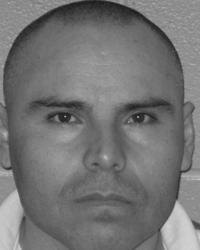
%> input picture PRIP/photos/MISC_001.jpg, 200 x 250 px
$ octave --eval "result = imageFiltering(imread('PRIP/photos/MISC_001.jpg'));"   (GNU Octave 9; MATLAB toolbox functions it lacks are replaced by stand-ins)
%> lines starting %> are read from the running program, lines starting %| are printed output that depends on the picture
function [dogimg, csdnimg, gaussian] = imageFiltering(img)
    dogimg = dog(img, 2, 4);
    csdnimg = csdn(img, 16);
    gaussian = imgaussfilt(img, 2);
end

function dogimg = dog(img, sigma1, sigma2)
%> called with sigma1 = 2, sigma2 = 4
    GaussKernel = 3;

    GaussFilt1 = fspecial('Gaussian', GaussKernel, sigma1);
    GaussFilt2 = fspecial('Gaussian', GaussKernel, sigma2);

    DiffGauss = GaussFilt2 - GaussFilt1;
    dogimg(:,:) = conv2(double(img), DiffGauss, 'same');
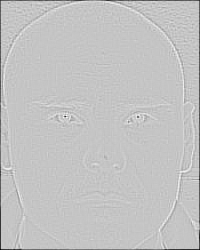
%> dogimg: size 250x200 double; min -2.87, max 0.849, mean -0.0267; drawn with min black and max white

end

function img = csdn(oriimg, s)
%> called with s = 16
    img = imfilter(oriimg,fspecial('average',[s s]));
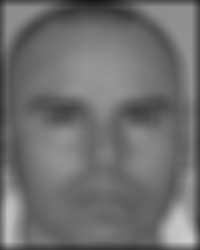
%> img: size 250x200 uint8; min 24, max 204, mean 111.3

    % [7 lines of commented-out code are left out]
end
% [10 lines of commented-out code are left out]
%> in imageFiltering, `gaussian = imgaussfilt(img, 2);`:
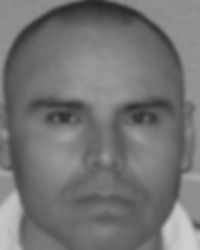
%> gaussian: size 250x200 uint8; min 39, max 207, mean 116.1

$ run again, on PRIP/photos/MISC_002.jpg
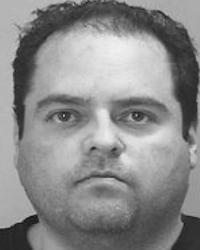
%> input picture PRIP/photos/MISC_002.jpg, 200 x 250 px
%> in dog, `dogimg(:,:) = conv2(double(img), DiffGauss, 'same');`:
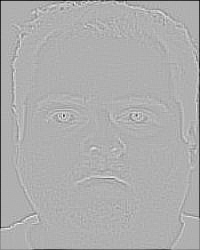
%> dogimg: size 250x200 double; min -2.61, max 1.17, mean -0.0273; drawn with min black and max white
%> in imageFiltering, `gaussian = imgaussfilt(img, 2);`:
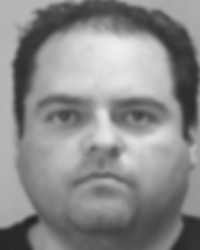
%> gaussian: size 250x200 uint8; min 36, max 239, mean 138.6

$ run again, on PRIP/photos/MISC_004.jpg
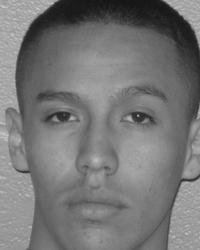
%> input picture PRIP/photos/MISC_004.jpg, 200 x 250 px
%> in dog, `dogimg(:,:) = conv2(double(img), DiffGauss, 'same');`:
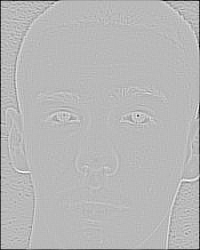
%> dogimg: size 250x200 double; min -2.5, max 0.938, mean -0.0249; drawn with min black and max white
%> in csdn, `img = imfilter(oriimg,fspecial('average',[s s]));`:
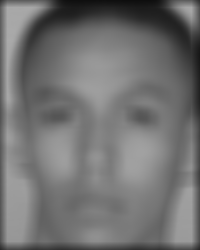
%> img: size 250x200 uint8; min 14, max 170, mean 113.7

$ run again, on PRIP/photos/MISC_005.jpg
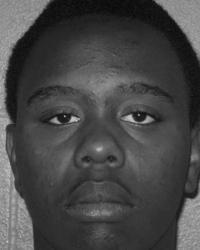
%> input picture PRIP/photos/MISC_005.jpg, 200 x 250 px
%> in dog, `dogimg(:,:) = conv2(double(img), DiffGauss, 'same');`:
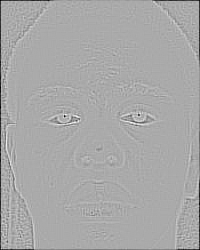
%> dogimg: size 250x200 double; min -2.22, max 1.1, mean -0.0194; drawn with min black and max white
%> in imageFiltering, `gaussian = imgaussfilt(img, 2);`:
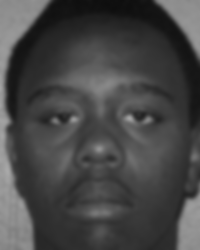
%> gaussian: size 250x200 uint8; min 14, max 169, mean 70.5
